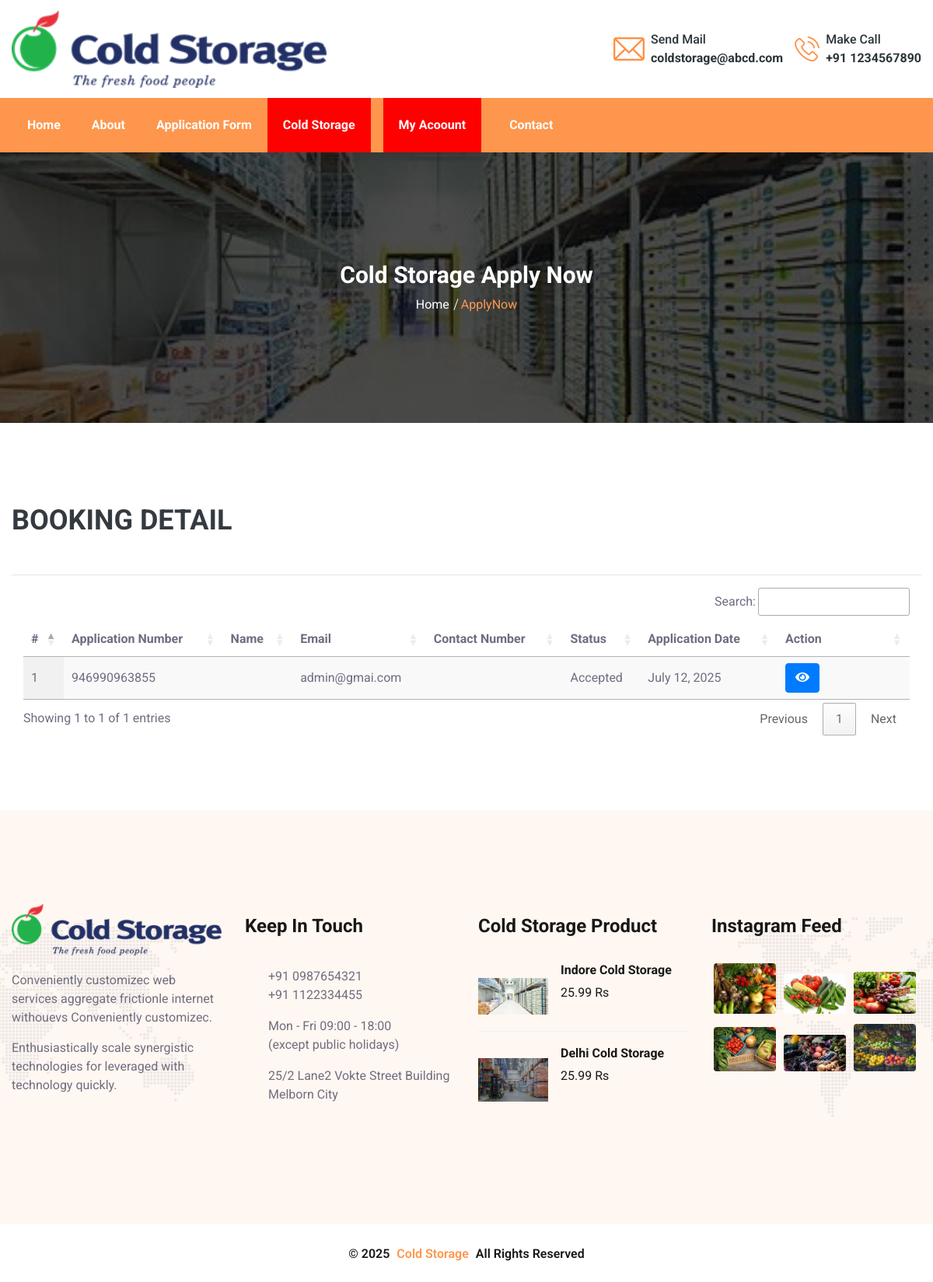
Page /view_booked_storage/ (signed in) on the committed database.
### ColdStorage/models.py (models this page shows, shortened)
class ApplicationForm(models.Model):
    user = models.ForeignKey(UserProfile, on_delete=models.CASCADE, null=True)
    storage = models.ForeignKey(ColdStorage, on_delete=models.CASCADE, null=True)
    applicationNumber = models.CharField(max_length=100, null=True)
    type = models.CharField(max_length=100, null=True)
    remark = models.CharField(max_length=100, null=True)
    status = models.CharField(max_length=100, null=True)
    fromDate = models.DateField(null=True)
    toDate = models.DateField(null=True)
    remarkDate = models.DateField(null=True)
    applyDate=models.DateField(auto_now=True,null=True)

class UserProfile(models.Model):
    user = models.OneToOneField(User, on_delete=models.CASCADE, null=True, related_name='userprofile')
    contact = models.CharField(max_length=100, null=True)
    address = models.CharField(max_length=100, null=True)
    regDate=models.DateTimeField(auto_now=True,null=True)

### ColdStorage/views.py (the view)
# urls.py: path('view_booked_storage/', view_booked_storage, name='view_booked_storage'),
@login_required(login_url='/login/')
def view_booked_storage(request):
    user, created = UserProfile.objects.get_or_create(user=request.user, defaults={'contact': '', 'address': ''})
    if created:
        messages.warning(request, "Please complete your profile information")
        return redirect('edit_user')
    storage=ApplicationForm.objects.filter(user=user)
    return render(request,'view_booked_storage.html',locals())

### ColdStorage/templates/view_booked_storage.html (shortened to what this page needs)
{% extends 'index.html' %}
{% load static %}
{% block body %}
<section class="page-header bg_img padding-tb">
    <div class="overlay"></div>
    <div class="container">
        <div class="page-header-content-area">
            <h4 class="ph-title">Cold Storage Apply Now</h4>
            <ul class="lab-ul">
                <li><a href="index.html">Home</a></li>
                <li><a class="active">ApplyNow</a></li>
            </ul>
        </div>
    </div>
</section>
<section class="logins py-5">
    <div class="container py-xl-5 py-lg-3">
        <div class="title-section mb-md-5 mb-4">
            <h3 class="w3ls-title text-uppercase text-dark font-weight-bold">Booking Detail</h3>
        </div>
        <hr/>
         <div class="container-fluid">
   <table id="example" class="display nowrap" style="width:100%">
      <thead>
        <tr>
          <th>#</th>
          <th>Application Number</th>
          <th>Name</th>
          <th>Email</th>
          <th>Contact Number</th>
          <th>Status</th>
          <th>Application Date</th>
          <th>Action</th>
        </tr>
      </thead>
      <tbody>
      {% for i in storage %}
        <tr>
          <td>{{forloop.counter}}</td>
          <td>{{i.applicationNumber}}</td>
          <td>{{i.user.user.first_name}} {{i.user.user.last_name}}</td>
          <td>{{i.user.user.email}}</td>
          <td>{{i.user.contact}}</td>
          <td>{{i.status}}</td>
          <td>{{i.applyDate}}</td>
     <td style="width:150px">
                   <a href="{% url 'view_detail_booked_storage' i.id %}" ><button class="btn btn-primary" ><i class="fa fa-eye"></i></button></a>
     </td>
        </tr>
    {% endfor %}
      </tbody>
    </table>
  </div>
    </div>
</section>
{% endblock %}

### rows in the picture
ApplicationForm: applicationNumber "946990963855", user.user.email "admin@gmai.com", status "Accepted", applyDate "July 12, 2025"
